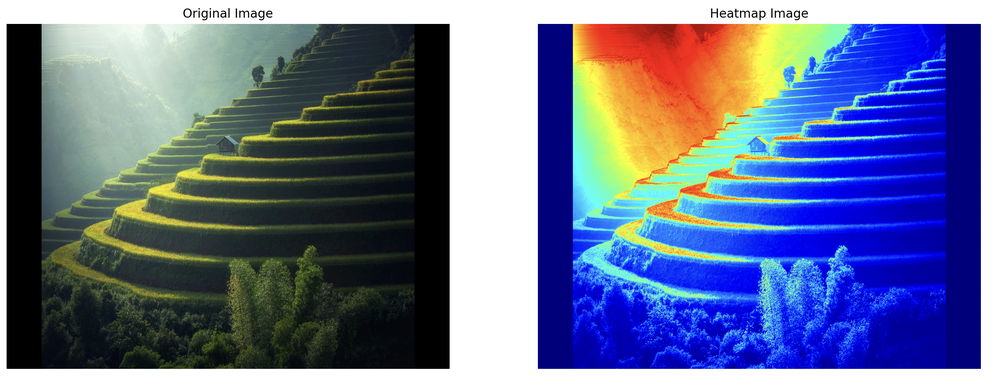
#> input picture heatmap.png, 1000 x 388 px, shrunk from 2720 x 1054 before the run, given in place of the camera
$ python real-time-edge-detection.py
#> lines starting #> are read from the running program, lines starting #| are printed output that depends on the picture
#> in main, frame is the input picture: shape (388, 1000, 3); mean B, G, R 146.4, 113.9, 105.1
import cv2
def canny_edge_detection(frame):
    # Convert the frame to grayscale for edge detection
    gray = cv2.cvtColor(frame, cv2.COLOR_BGR2GRAY)
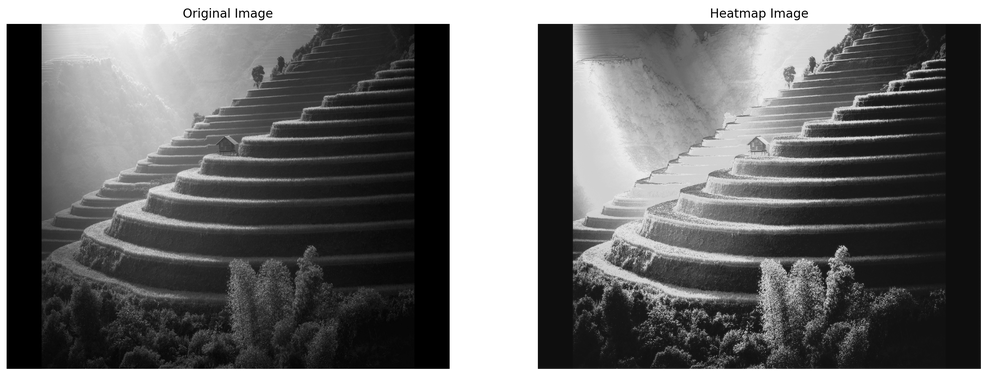
#> gray: shape (388, 1000); min 0, max 255, mean 115

    # Apply Gaussian blur to reduce noise and smoothen edges
    blurred = cv2.GaussianBlur(src=gray, ksize=(3, 5), sigmaX=0.5)

    # Perform Canny edge detection
    edges = cv2.Canny(blurred, 70, 135)
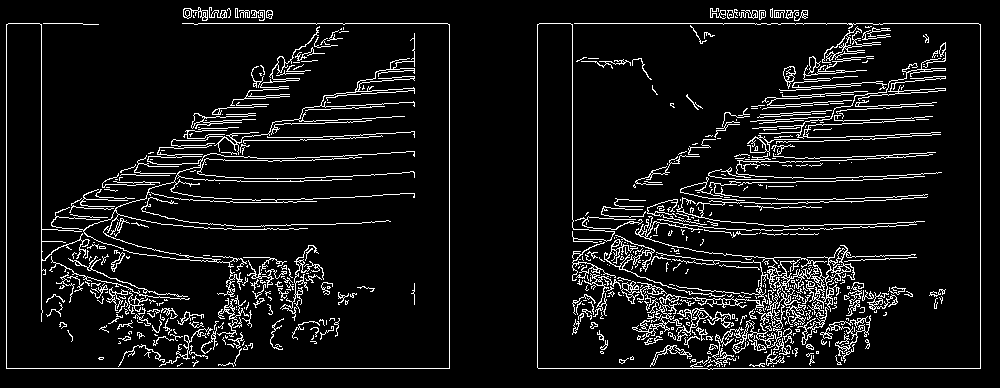
#> edges: shape (388, 1000); 8.2% white in thin lines or dots

    return blurred, edges
def main():
	# Open the default webcam
	cap = cv2.VideoCapture(0)

	while True:
		# Read a frame from the webcam
		ret, frame = cap.read()
		if not ret:
			print('Image not captured')
			break

		# Perform Canny edge detection on the frame
		blurred, edges = canny_edge_detection(frame)

		# Display the original frame and the edge-detected frame
		#cv2.imshow("Original", frame)
		cv2.imshow("Blurred", blurred)
		cv2.imshow("Edges", edges)

		# Exit the loop when 'q' key is pressed
		if cv2.waitKey(1) & 0xFF == ord('q'):
#> (key q is pressed here)
			break

	# Release the webcam and close the windows
	cap.release()
	cv2.destroyAllWindows()
if __name__ == "__main__":
	main()
